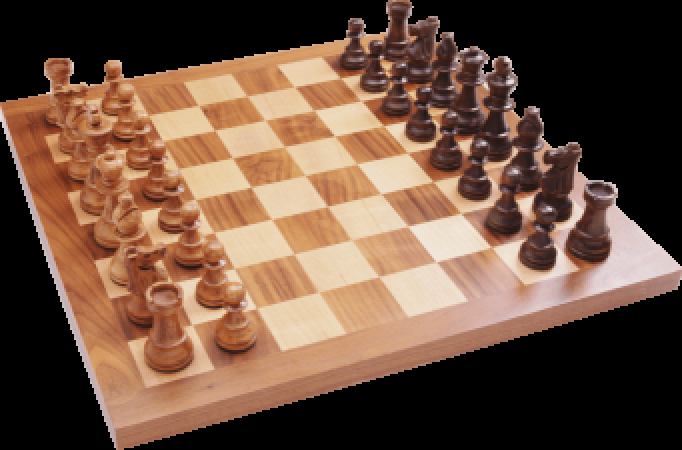
#> input picture workshop3/chess.png, 682 x 450 px
$ python CPV_LinesDetection.py
#> lines starting #> are read from the running program, lines starting #| are printed output that depends on the picture; after the words box and inside, x2 and y2 are one past the last pixel; in counts of white or black regions, pixels touching at a corner belong together
import numpy as np
import cv2

# Load image as grayscale
img = cv2.imread('chess.png')
#> img is the input picture: shape (450, 682, 3); mean B, G, R 64.2, 81.6, 109.7

def hough_transform(img):
    # Convert image to grayscale
    gray = cv2.cvtColor(img, cv2.COLOR_BGR2GRAY)
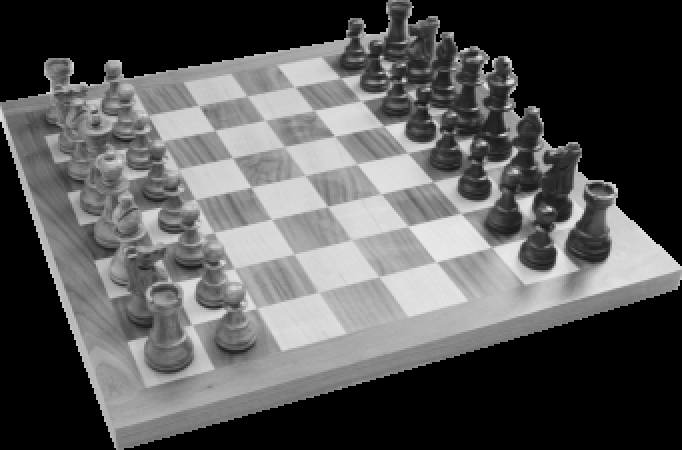
#> gray: shape (450, 682); min 0, max 232, mean 88
    # Use canny edge detection
    edges = cv2.Canny(gray, 50, 150, apertureSize=3)
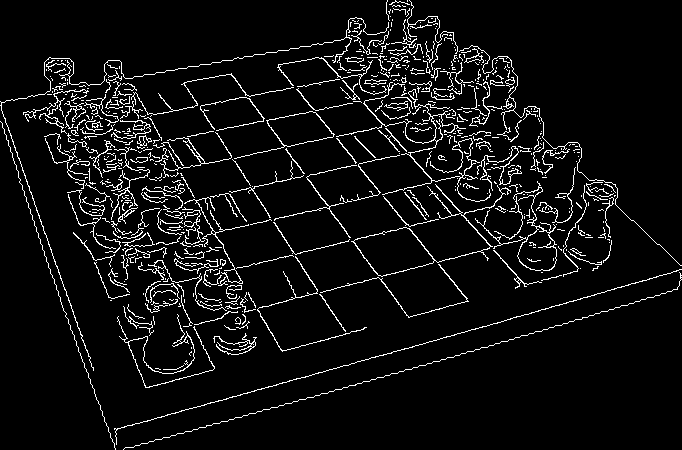
#> edges: shape (450, 682); 6.2% white in thin lines or dots

    # Apply HoughLinesP method to
    # to directly obtain line end points
    lines_list = []
    lines = cv2.HoughLinesP(
        edges,  # Input edge image
        1,  # Distance resolution in pixels
        np.pi / 180,  # Angle resolution in radians
        threshold=100,  # Min number of votes for valid line
        minLineLength=14,  # Min allowed length of line
        maxLineGap=42  # Max allowed gap between line for joining them
    )
#> lines = 37 rows, first 6: [222, 60, 440, 360], [50, 270, 581, 148], [133, 447, 607, 311], [204, 405, 681, 269], [266, 52, 487, 325], [79, 191, 513, 99]

    # Iterate over points
    for points in lines:
        # Extracted points nested in the list
        x1, y1, x2, y2 = points[0]
        # Draw the lines joing the points
        # On the original image
        cv2.line(img, (x1, y1), (x2, y2), (0, 255, 0), 2)
        # Maintain a simples lookup list for points
        lines_list.append([(x1, y1), (x2, y2)])
#> this loop made 37 passes
#> (x1, y1, x2, y2) on passes 1 to 12: (222, 60, 440, 360), (50, 270, 581, 148), (133, 447, 607, 311), (204, 405, 681, 269), (266, 52, 487, 325), (79, 191, 513, 99), (305, 377, 676, 271), (72, 310, 596, 179), (8, 143, 483, 50), (38, 233, 358, 165), (175, 69, 346, 333), (282, 351, 363, 329)
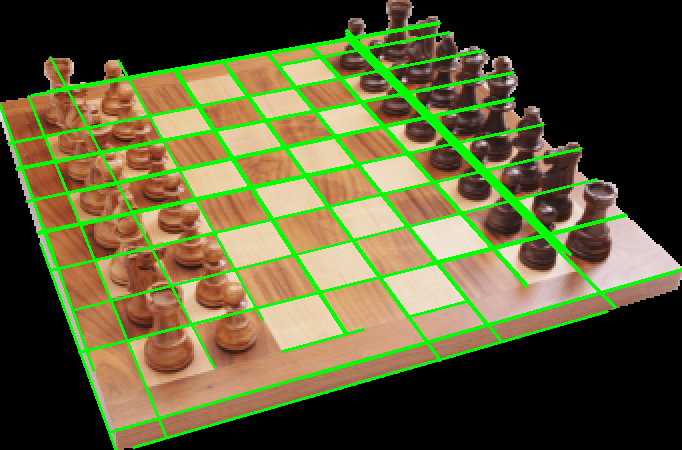
#> img: shape (450, 682, 3); 9.65% of pixels changed, all inside (x1, y1, x2, y2) = (0, 21, 682, 450)
#> after the loop, lines_list = 37 items

    # Display the image
    cv2.imshow('Detected lines', img)
    cv2.waitKey(0)
    cv2.destroyAllWindows()

img = hough_transform(img)

$ run again, with workshop3/bookcase-chairs-clean-decor.jpeg saved as workshop3/chess.png
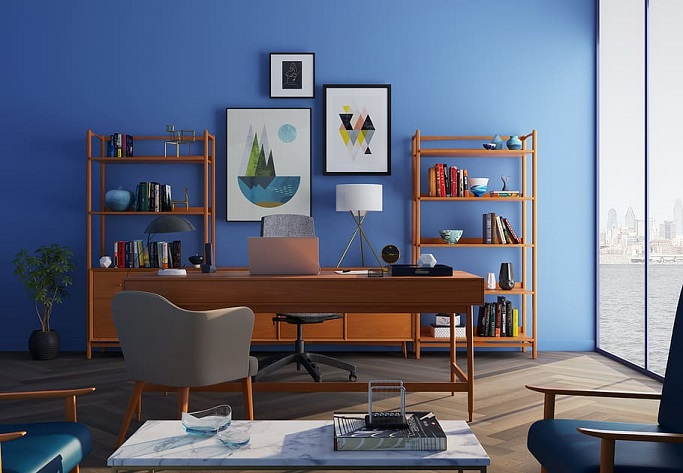
#> input picture workshop3/bookcase-chairs-clean-decor.jpeg, 683 x 473 px
#> img is the input picture: shape (473, 683, 3); mean B, G, R 127.3, 109.2, 102.7
#> in hough_transform, `edges = cv2.Canny(gray, 50, 150, apertureSize=3)`:
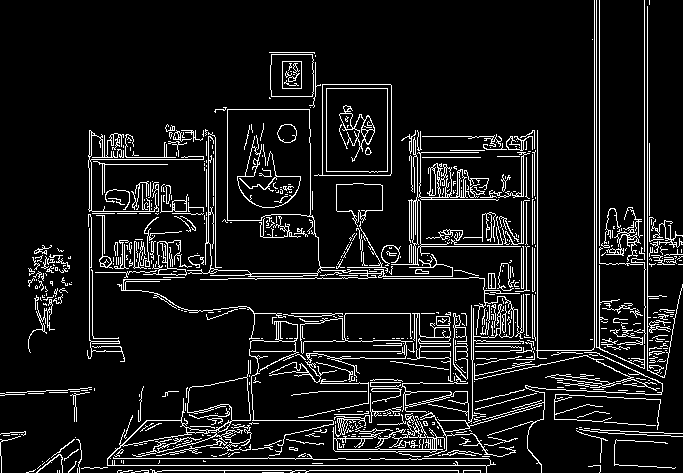
#> edges: shape (473, 683); 9.3% white in thin lines or dots
#> lines = 96 rows, first 6: [594, 465, 594, 0], [644, 466, 644, 0], [1, 465, 489, 465], [1, 470, 486, 470], [647, 466, 647, 6], [596, 465, 596, 0]
#> the loop in hough_transform, `for points in lines:` made 96 passes
#> after the loop in hough_transform, `for points in lines:`:
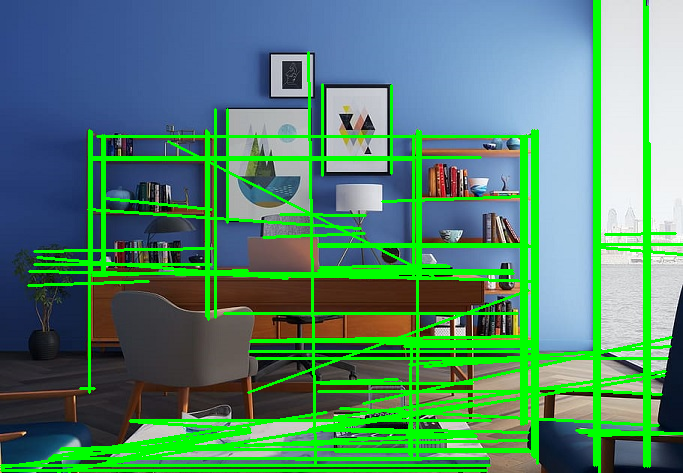
#> img: shape (473, 683, 3); 17.45% of pixels changed, all inside (x1, y1, x2, y2) = (0, 0, 683, 473)
#> after the loop in hough_transform, `for points in lines:`: lines_list = 96 items
